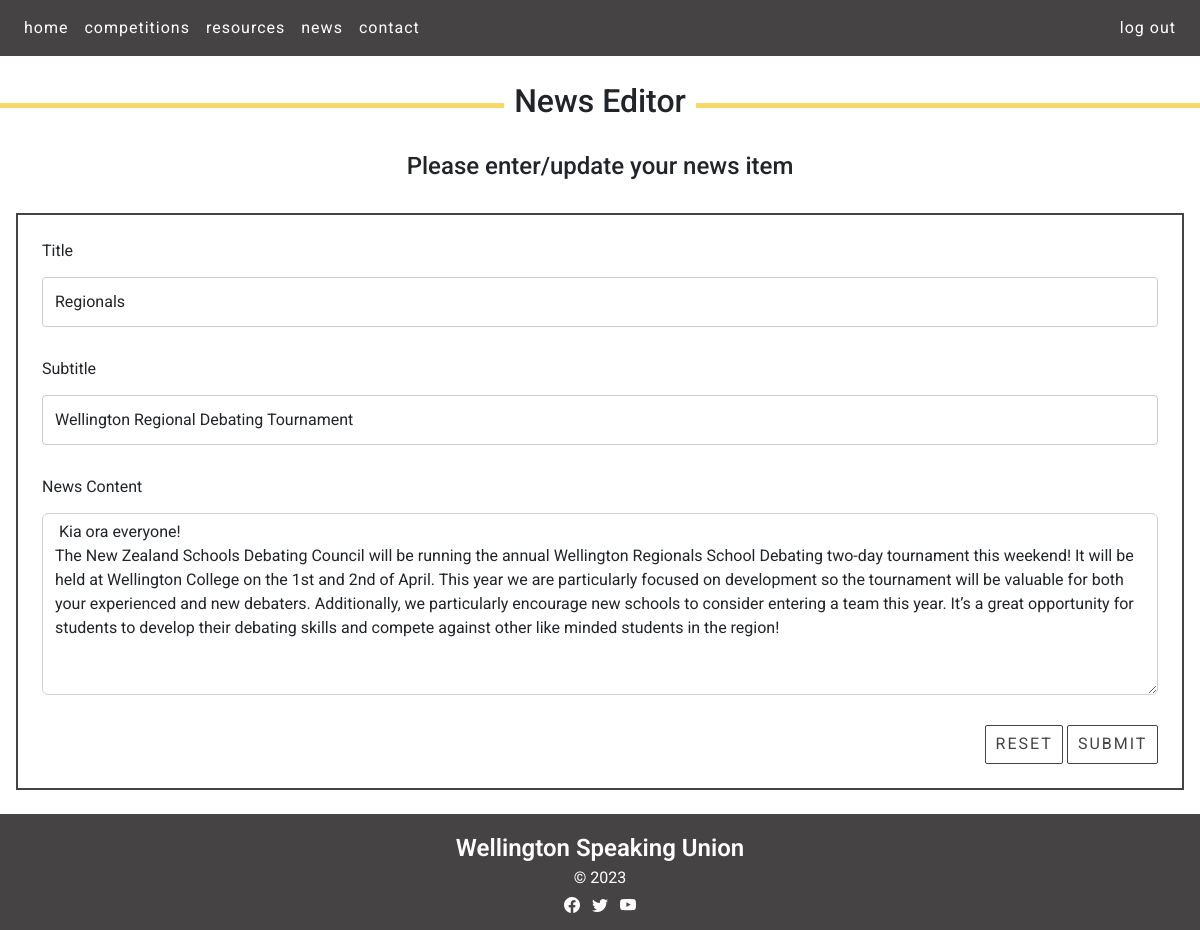
The page /news_cud?id=2&task=update (signed in) on the database its author committed.
### tables this page shows
CREATE TABLE news(
    news_id integer primary key autoincrement not null,
    title text not null unique,
    subtitle text not null unique,
    content text not null unique,
    newsdate date not null,
    member_id integer not null,
    foreign key(member_id) references member(member_id)
);

### server.py (the view, shortened to what this page needs)
@app.route ('/news_cud', methods=["GET", "POST"])
def news_cud():
    data = request.args
    required_keys = ['id', 'task']
    for k in required_keys:
        if k not in data.keys():
            message = "Do not know what to do with read update on news (key not present)"
            return render_template('error.html', message=message)
    if request.method == "GET":
        if data['task'] == 'delete':
            sql = "delete from comment where news_id = ?"
            values_tuple = (data['id'],)
            result = run_commit_query(sql, values_tuple, db_path)
            sql = "delete from news where news_id = ?"
            values_tuple = (data['id'],)
            result = run_commit_query(sql, values_tuple, db_path)
            return redirect(url_for('news'))
        elif data['task'] == 'update':
            sql = """ select title, subtitle, content from news where news_id=?"""
            values_tuple = (data['id'],)
            result = run_search_query_tuples(sql, values_tuple, db_path, True)
            result = result[0]
            return render_template("news_cud.html",
                                    **result,
                                   id=data['id'],
                                   task=data['task'])
        elif data['task'] == 'add':
            return render_template("news_cud.html",
                                   id=0,
                                   task=data['task'])
        else:
            message = "Unrecognised task coming from news page"
            return render_template('error.html', message=message)

### db_functions.py (called while the page is built)
def run_search_query_tuples(sql_query, values_tuple, file_path, rowfactory=False):
    result = None
    try:
        db = sqlite3.connect(file_path)
        if rowfactory:
            db.row_factory = sqlite3.Row
        cursor = db.cursor()
        cursor.execute(sql_query, values_tuple)
        result = cursor.fetchall()
        cursor.close()
    except sqlite3.Error as error:
        print("Error running search query tuples: {}".format(error))
        return None
    db.close()
    if result is None:
        print("No search values were found")
    return result

### templates/news_cud.html (shortened to what this page needs)
{% extends "layout.html" %}
{% block content %}
    <div class="container-m">
        <h2 class="form-header"> <span> News Editor </span> </h2>
    <br>
        <h4 class="form-subheading"> Please enter/update your news item  </h4>
    </div>
  <div class="form-container p-4 my-4">
    <form action="{{url_for('news_cud', id=id, task=task)}}" method="POST">
      <div>
        <label for="title" class="form-label">Title</label>
        <input type="text" class="form-control" id="title" name="title" placeholder="" value="{{title}}" required>
      </div>
      <div>
        <label for="subtitle" class="form-label">Subtitle</label>
        <input type="text" class="form-control" id="subtitle" name="subtitle" placeholder="" value="{{subtitle}}" required>
      </div>
      <div>
        <label for="content" class="form-label">News Content</label>
        <textarea class="form-control" id="content" name="content" rows="7" required> {{content}} </textarea>
      </div>
      <div class="text-end">
        <button type="reset" class="btn btn-primary recent-news-button">Reset</button>
        <button type="submit" class="btn btn-primary recent-news-button">Submit</button>
      </div>
    </form>
  </div>
{% endblock %}

### static/styles.css (style rules this page uses)
:root { --brand-black: rgb(27,27,28); --brand-dark-gray: rgb(70,67,68); --brand-light-gray: rgb(104,102,103); --brand-yellow: rgb(248,216,101); --brand-white: rgb(255,255,255); }
.btn-primary, .btn-primary:hover { --bs-btn-color: var(--brand-dark-gray); --bs-btn-bg:var(--brand-white); --bs-btn-border-color:var(--brand-dark-gray); --bs-btn-border-radius: 2px; --bs-btn-active-color:var(--brand-dark-gray); --bs-btn-active-bg: var(--brand-yellow); --bs-btn-active-border-color: var(--brand-dark-gray); --bs-btn-active-shadow: inset 0 3px 5px rgba(0, 0, 0, 0); --bs-btn-disabled-color: var(--brand-dark-gray); --bs-btn-disabled-bg: var(--brand-white); --bs-btn-disabled-border-color:var(--brand-dark-gray); transition: none !important; position: relative; text-align:center; display: inline-block; padding: 0.4em 0.6em; }
.btn, .btn-circle { color: var(--brand-dark-gray); text-align: center; margin:auto; letter-spacing: 2px; vertical-align: middle; user-select: none; text-transform: uppercase; }
body { font-family: 'Roboto', serif; font-size: 100%; background-color: var(--brand-white); margin: 0; }
.container-m { background-color: rgb(255,255,255); overflow:auto; margin-bottom: 1.5em; margin-top: 1.5em; margin-left: 0; margin-right: 0; }
.form-header { text-align:center; width: 100%; border-bottom: 5px solid var(--brand-yellow); line-height: 0.1em; margin: 20px 0 20px; }
.form-subheading { text-align:center; }
h2 span { background:#fff; padding:0 10px; }
.form-container { border: 2px solid var(--brand-dark-gray); margin-bottom: 1.5em; margin-top: 1.5em; margin-left: 1em; margin-right: 1em; }
input[type=text], select, textarea { width: 100%; padding: 12px; border: 1px solid #ccc; border-radius: 4px; box-sizing: border-box; margin-top: 6px; margin-bottom: 30px; resize: vertical }
label, input[type='text'], input[type='email'], textarea { font-size:1em !important; }

### rows shown on the page
news: title "Regionals", subtitle "Wellington Regional Debating Tournament", content "Kia ora everyone! The New Zealand Schools Debating Council will be running the annual Wellington Regionals School Debating two-day tournament this weekend! It will be held at Wellington College on the 1st and 2nd of April. This year we are particularly focused on development so the tournament will be valuable for both your experienced and new debaters. Additionally, we particularly encourage new schools to consider entering a team this year. It’s a great opportunity for students to develop their debating skills and compete against other like minded students in the region!"
